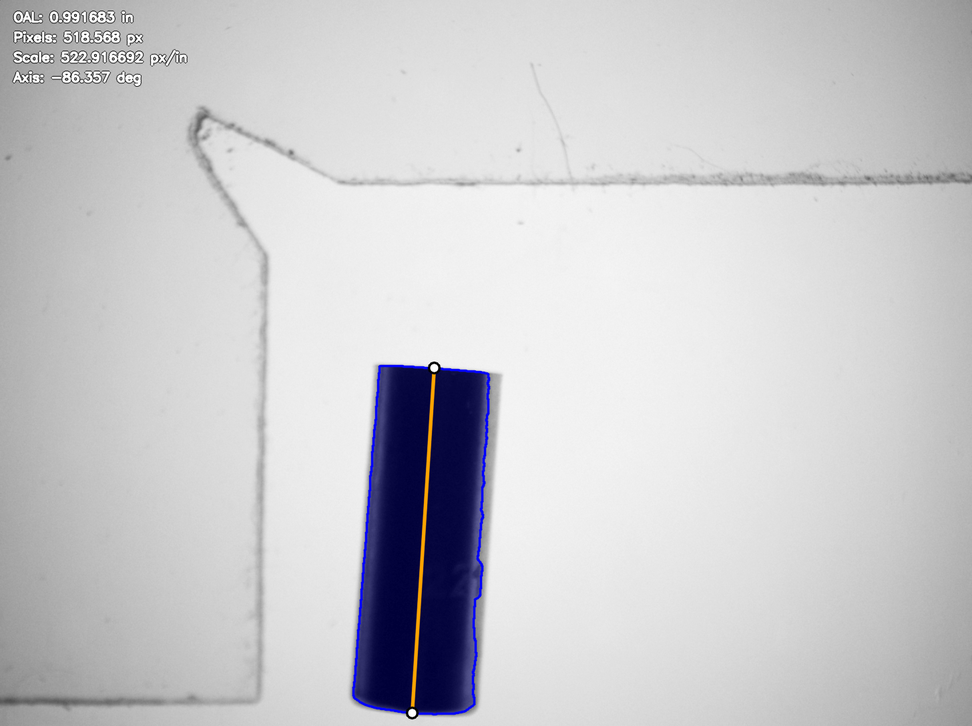
#> input picture data/oal_validation/formal_cv/diagnostics/CV-R1-001_diagnostic.png, 972 x 726 px, shrunk from 1456 x 1088 before the run
$ python analyze_subpixel_gauge_block.py ../../data/oal_validation/formal_cv/diagnostics/CV-R1-001_diagnostic.png
#> lines starting #> are read from the running program, lines starting #| are printed output that depends on the picture; after the words box and inside, x2 and y2 are one past the last pixel; in counts of white or black regions, pixels touching at a corner belong together; long printed decimals are rounded
"""Preliminary subpixel gauge-block edge analysis."""

from __future__ import annotations

import argparse
import csv
from datetime import datetime
from pathlib import Path

import cv2
import numpy as np

CERTIFIED_LENGTH_IN = 1.0000024
WINDOW_RADIUS = 8
LEVEL_OFFSET_START = 4
MINIMUM_EDGE_CONTRAST = 20.0


def parse_args() -> argparse.Namespace:
    parser = argparse.ArgumentParser(
        description=(
            "Estimate the certified vertical gauge-block dimension using "
            "local grayscale midpoint crossings at subpixel resolution."
        )
    )
    parser.add_argument(
        "image",
        type=Path,
        help="Path to a centered, backlit gauge-block image.",
    )
    parser.add_argument(
        "--output-image-dir",
        type=Path,
        default=Path("processed_images/calibration"),
        help="Directory for the annotated diagnostic image.",
    )
    parser.add_argument(
        "--output-data-dir",
        type=Path,
        default=Path("measurements/calibration"),
        help="Directory for the detailed per-column CSV.",
    )
    return parser.parse_args()


def select_component(
    mask: np.ndarray,
) -> tuple[np.ndarray, int, tuple[int, int, int, int]]:
    count, labels, stats, _ = cv2.connectedComponentsWithStats(
        mask,
        connectivity=8,
    )

    image_height, image_width = mask.shape
    minimum_area = image_height * image_width * 0.01
    candidates: list[tuple[int, int]] = []

    for component_id in range(1, count):
        x = int(stats[component_id, cv2.CC_STAT_LEFT])
        y = int(stats[component_id, cv2.CC_STAT_TOP])
        width = int(stats[component_id, cv2.CC_STAT_WIDTH])
        height = int(stats[component_id, cv2.CC_STAT_HEIGHT])
        area = int(stats[component_id, cv2.CC_STAT_AREA])

        touches_border = (
            x <= 0 or y <= 0 or x + width >= image_width or y + height >= image_height
        )

        if area >= minimum_area and not touches_border:
            candidates.append((area, component_id))

    if not candidates:
        raise RuntimeError("No suitable gauge-block component detected.")

    _, component_id = max(candidates)

    x = int(stats[component_id, cv2.CC_STAT_LEFT])
    y = int(stats[component_id, cv2.CC_STAT_TOP])
    width = int(stats[component_id, cv2.CC_STAT_WIDTH])
    height = int(stats[component_id, cv2.CC_STAT_HEIGHT])

    return labels, component_id, (x, y, width, height)


def interpolate_crossing(
    profile: np.ndarray,
    approximate_edge: int,
    background_level: float,
    object_level: float,
) -> float | None:
    target_level = (background_level + object_level) / 2.0

    search_start = max(0, approximate_edge - WINDOW_RADIUS)
    search_end = min(len(profile) - 2, approximate_edge + WINDOW_RADIUS)

    candidates: list[tuple[float, float]] = []

    for index in range(search_start, search_end + 1):
        value_0 = float(profile[index])
        value_1 = float(profile[index + 1])

        difference_0 = value_0 - target_level
        difference_1 = value_1 - target_level

        if difference_0 == 0:
            crossing = float(index)
        elif difference_0 * difference_1 > 0:
            continue
        elif value_1 == value_0:
            continue
        else:
            fraction = (target_level - value_0) / (value_1 - value_0)
            crossing = float(index) + fraction

        distance = abs(crossing - approximate_edge)
        candidates.append((distance, crossing))

    if not candidates:
        return None

    return min(candidates)[1]


def estimate_edge(
    profile: np.ndarray,
    approximate_edge: int,
    edge_type: str,
) -> tuple[float, float] | None:
    profile_length = len(profile)

    if edge_type == "top":
        background_start = approximate_edge - WINDOW_RADIUS
        background_end = approximate_edge - LEVEL_OFFSET_START
        object_start = approximate_edge + LEVEL_OFFSET_START
        object_end = approximate_edge + WINDOW_RADIUS
    elif edge_type == "bottom":
        object_start = approximate_edge - WINDOW_RADIUS
        object_end = approximate_edge - LEVEL_OFFSET_START
        background_start = approximate_edge + LEVEL_OFFSET_START
        background_end = approximate_edge + WINDOW_RADIUS
    else:
        raise ValueError(f"Unsupported edge type: {edge_type}")

    if (
        background_start < 0
        or object_start < 0
        or background_end >= profile_length
        or object_end >= profile_length
    ):
        return None

    background_values = profile[background_start : background_end + 1]
    object_values = profile[object_start : object_end + 1]

    background_level = float(np.median(background_values))
    object_level = float(np.median(object_values))
    contrast = abs(background_level - object_level)

    if contrast < MINIMUM_EDGE_CONTRAST:
        return None

    crossing = interpolate_crossing(
        profile,
        approximate_edge,
        background_level,
        object_level,
    )

    if crossing is None:
        return None

    return crossing, contrast


def main() -> None:
    args = parse_args()

    grayscale = cv2.imread(str(args.image), cv2.IMREAD_GRAYSCALE)
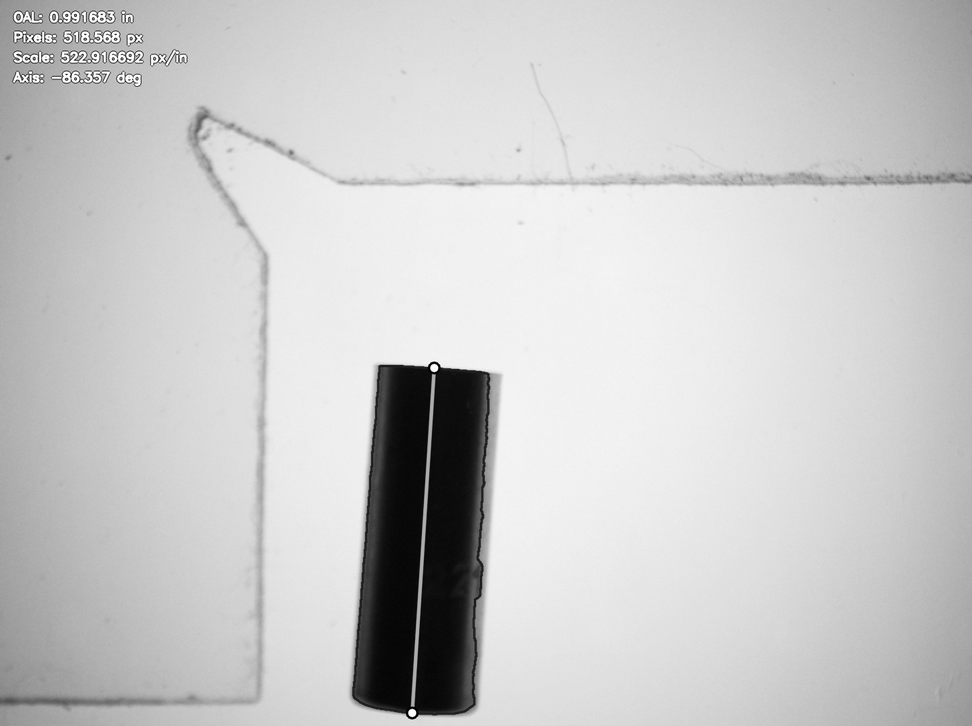
#> grayscale: shape (726, 972); min 0, max 255, mean 201.2
    color = cv2.imread(str(args.image), cv2.IMREAD_COLOR)
#> color is the input picture: shape (726, 972, 3); mean B, G, R 204.2, 200.8, 201

    if grayscale is None or color is None:
        raise RuntimeError(f"Could not read image: {args.image}")

    otsu_threshold, mask = cv2.threshold(
        grayscale,
        0,
        255,
        cv2.THRESH_BINARY_INV + cv2.THRESH_OTSU,
    )
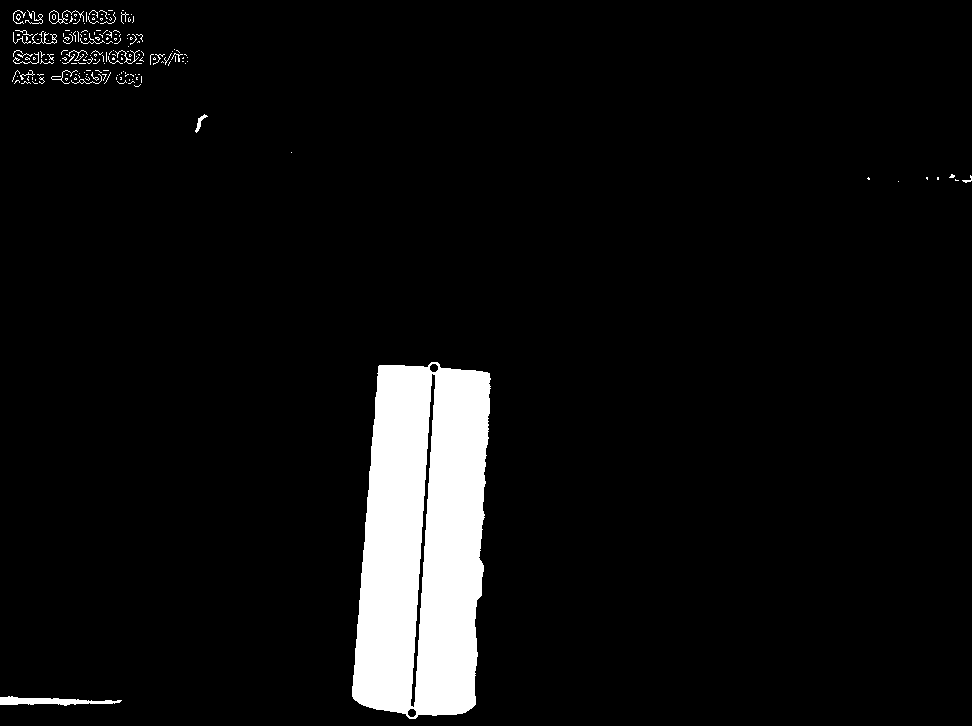
#> mask: shape (726, 972); 6% white; 186 white regions (162 under 20 px), largest, box (x1, y1, x2, y2) and area: (352, 362, 491, 719) 39500, (0, 696, 122, 706) 651, (49, 10, 84, 24) 93
#> otsu_threshold = 120

    labels, component_id, bounding_box = select_component(mask)
#> in select_component, `count, labels, stats, _ = cv2.connectedComponentsWithStats( mask, conn..`:
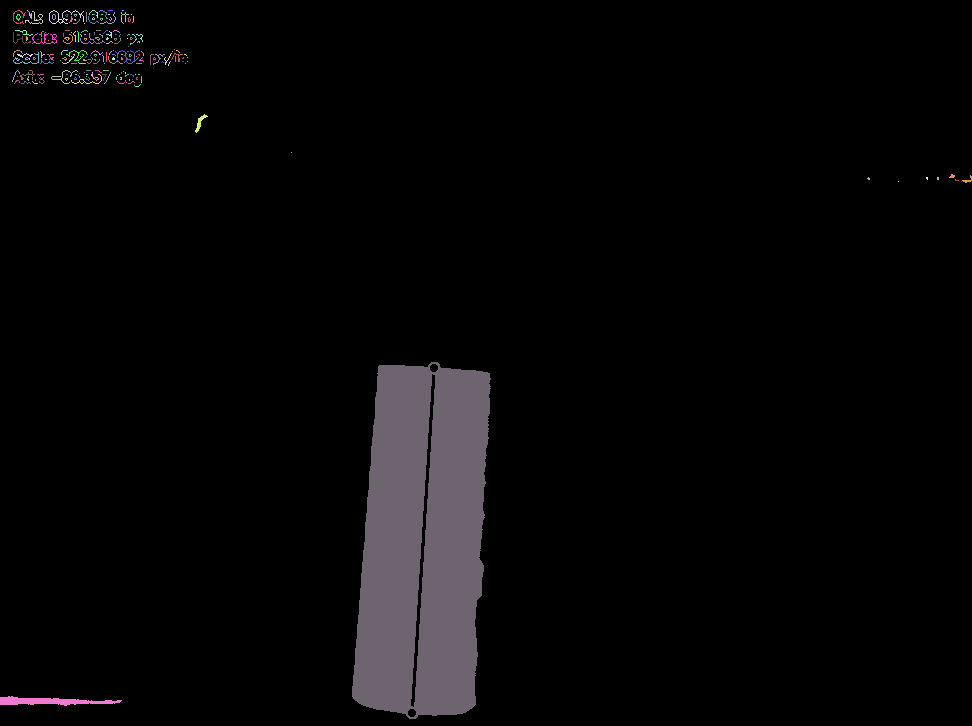
#> labels: shape (726, 972) int32; 187 distinct labels, from 0 to 186; one colour per label, 0 black
#> in select_component, `count, labels, stats, _ = cv2.connectedComponentsWithStats( mask, conn..`: count = 187; stats = 187 rows, first 6: [0, 0, 972, 726, 663603], [13, 10, 13, 14, 41], [27, 10, 5, 9, 16], [25, 11, 18, 13, 52], [49, 10, 35, 14, 93], [89, 10, 9, 8, 16]
#> the loop in select_component, `for component_id in range(1, count):` made 186 passes
#> after the loop in select_component, `for component_id in range(1, count):`: candidates = [(39500, 185)]
#> in select_component, `_, component_id = max(candidates)`: component_id = 185
#> component_id = 185; bounding_box = (352, 362, 139, 357)
    x, y, width, height = bounding_box
#> x = 352; y = 362; width = 139; height = 357

    sample_start = x + round(width * 0.30)
#> sample_start = 394
    sample_end = x + round(width * 0.70)
#> sample_end = 449

    rows: list[dict[str, float | int]] = []

    for column in range(sample_start, sample_end):
        component_positions = np.flatnonzero(labels[:, column] == component_id)

        if component_positions.size < 2:
            continue

        approximate_top = int(component_positions[0])
        approximate_bottom = int(component_positions[-1])
        profile = grayscale[:, column].astype(np.float64)

        top_result = estimate_edge(
            profile,
            approximate_top,
            "top",
        )
        bottom_result = estimate_edge(
            profile,
            approximate_bottom,
            "bottom",
        )

        if top_result is None or bottom_result is None:
            continue

        top_y, top_contrast = top_result
        bottom_y, bottom_contrast = bottom_result
        span = bottom_y - top_y

        rows.append(
            {
                "column_x": column,
                "top_y_subpixel": top_y,
                "bottom_y_subpixel": bottom_y,
                "span_px": span,
                "top_contrast": top_contrast,
                "bottom_contrast": bottom_contrast,
            }
        )
#> this loop made 55 passes
#> approximate_bottom on passes 1 to 8: 711, 711, 711, 712, 712, 712, 712, 712
#> approximate_bottom on pass 9: 713

    if len(rows) < 10:
        raise RuntimeError("Insufficient valid columns for subpixel analysis.")

    columns = np.asarray(
        [float(row["column_x"]) for row in rows],
        dtype=np.float64,
    )
    top_edges = np.asarray(
        [float(row["top_y_subpixel"]) for row in rows],
        dtype=np.float64,
    )
    bottom_edges = np.asarray(
        [float(row["bottom_y_subpixel"]) for row in rows],
        dtype=np.float64,
    )
    spans = np.asarray(
        [float(row["span_px"]) for row in rows],
        dtype=np.float64,
    )

    top_slope, top_intercept = np.polyfit(columns, top_edges, 1)
    bottom_slope, bottom_intercept = np.polyfit(
        columns,
        bottom_edges,
        1,
    )

    center_x = float(np.mean(columns))
    fitted_top_center = top_slope * center_x + top_intercept
    fitted_bottom_center = bottom_slope * center_x + bottom_intercept
    fitted_center_span = fitted_bottom_center - fitted_top_center

    mean_span = float(np.mean(spans))
    median_span = float(np.median(spans))
    span_sd = float(np.std(spans, ddof=1))
    span_minimum = float(np.min(spans))
    span_maximum = float(np.max(spans))
    span_range = span_maximum - span_minimum
    median_absolute_deviation = float(np.median(np.abs(spans - median_span)))

    pixels_per_inch = fitted_center_span / CERTIFIED_LENGTH_IN
    inches_per_pixel = CERTIFIED_LENGTH_IN / fitted_center_span

    top_angle = float(np.degrees(np.arctan(top_slope)))
    bottom_angle = float(np.degrees(np.arctan(bottom_slope)))

    timestamp = datetime.now().astimezone().strftime("%Y%m%d_%H%M%S")

    args.output_data_dir.mkdir(parents=True, exist_ok=True)
    csv_path = args.output_data_dir / (
        f"{args.image.stem}_subpixel_columns_{timestamp}.csv"
    )

    with csv_path.open("w", newline="", encoding="utf-8") as csv_file:
        writer = csv.DictWriter(csv_file, fieldnames=list(rows[0].keys()))
        writer.writeheader()
        writer.writerows(rows)

    annotated = color.copy()

    cv2.rectangle(
        annotated,
        (x, y),
        (x + width - 1, y + height - 1),
        (0, 255, 0),
        2,
    )

    line_start_x = int(round(columns[0]))
    line_end_x = int(round(columns[-1]))

    fitted_top_start = int(round(top_slope * line_start_x + top_intercept))
    fitted_top_end = int(round(top_slope * line_end_x + top_intercept))
    fitted_bottom_start = int(round(bottom_slope * line_start_x + bottom_intercept))
    fitted_bottom_end = int(round(bottom_slope * line_end_x + bottom_intercept))

    cv2.line(
        annotated,
        (line_start_x, fitted_top_start),
        (line_end_x, fitted_top_end),
        (255, 0, 0),
        2,
    )
#> annotated: shape (726, 972, 3); mean B, G, R 203.3, 201, 200.1
    cv2.line(
        annotated,
        (line_start_x, fitted_bottom_start),
        (line_end_x, fitted_bottom_end),
        (255, 0, 0),
        2,
    )
#> annotated: shape (726, 972, 3); mean B, G, R 203.3, 200.9, 200

    center_x_integer = int(round(center_x))
    cv2.line(
        annotated,
        (center_x_integer, int(round(fitted_top_center))),
        (center_x_integer, int(round(fitted_bottom_center))),
        (0, 0, 255),
        2,
    )

    label = (
        f"Subpixel span: {fitted_center_span:.4f} px | " f"{pixels_per_inch:.3f} px/in"
    )
    cv2.putText(
        annotated,
        label,
        (30, 45),
        cv2.FONT_HERSHEY_SIMPLEX,
        0.8,
        (0, 0, 255),
        2,
        cv2.LINE_AA,
    )
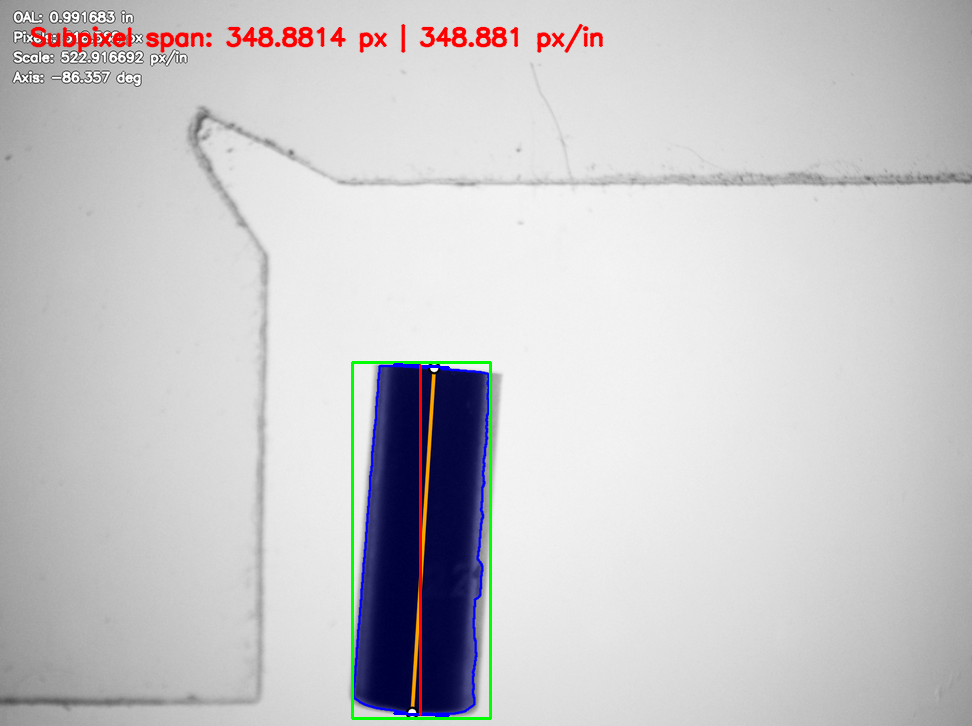
#> annotated: shape (726, 972, 3); mean B, G, R 201.9, 199.6, 200.7

    args.output_image_dir.mkdir(parents=True, exist_ok=True)
    image_path = args.output_image_dir / (f"{args.image.stem}_subpixel_diagnostic.png")

    if not cv2.imwrite(str(image_path), annotated):
        raise RuntimeError(f"Could not save diagnostic image: {image_path}")

    print("CaseMetrology Subpixel Gauge-Block Diagnostic")
    print(f"Image: {args.image}")
    print(f"Certified vertical length: {CERTIFIED_LENGTH_IN:.7f} in")
    print(f"Otsu threshold used for component detection: {otsu_threshold:.1f}")
#| Otsu threshold used for component detection: 120.0
    print(f"Detected bounding box: x={x}, y={y}, w={width}, h={height}")
#| Detected bounding box: x=352, y=362, w=139, h=357
    print(f"Valid columns evaluated: {len(rows)}")
#| Valid columns evaluated: 41
    print(f"Mean subpixel span: {mean_span:.6f} px")
#| Mean subpixel span: 348.881 px
    print(f"Median subpixel span: {median_span:.6f} px")
#| Median subpixel span: 348.462 px
    print(f"Subpixel span SD across columns: {span_sd:.6f} px")
#| Subpixel span SD across columns: 1.651 px
    print(f"Subpixel median absolute deviation: {median_absolute_deviation:.6f} px")
#| Subpixel median absolute deviation: 0.8924 px
    print(f"Subpixel span range: {span_minimum:.6f} to " f"{span_maximum:.6f} px")
#| Subpixel span range: 346.987 to 353.267 px
    print(f"Subpixel peak-to-peak range: {span_range:.6f} px")
#| Subpixel peak-to-peak range: 6.279 px
    print(f"Top-edge fitted angle: {top_angle:.6f} degrees")
#| Top-edge fitted angle: 2.673 degrees
    print(f"Bottom-edge fitted angle: {bottom_angle:.6f} degrees")
#| Bottom-edge fitted angle: 2.029 degrees
    print(f"Fitted center span: {fitted_center_span:.6f} px")
#| Fitted center span: 348.881 px
    print(f"Preliminary scale: {pixels_per_inch:.6f} px/in")
#| Preliminary scale: 348.881 px/in
    print(f"Preliminary resolution: {inches_per_pixel:.9f} in/px")
#| Preliminary resolution: 0.002866 in/px
    print(f"Per-column CSV: {csv_path}")
    print(f"Annotated image: {image_path}")
    print("Status: PRELIMINARY SUBPIXEL DIAGNOSTIC")


if __name__ == "__main__":
    main()
